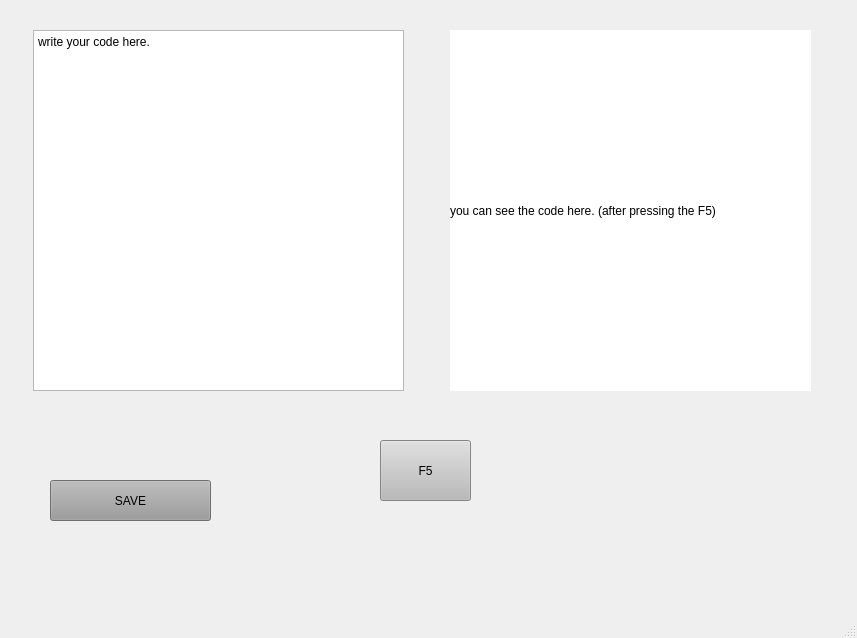
<?xml version="1.0" encoding="UTF-8"?>
<ui version="4.0">
 <class>MainWindow</class>
 <widget class="QMainWindow" name="MainWindow">
  <property name="geometry">
   <rect>
    <x>0</x>
    <y>0</y>
    <width>857</width>
    <height>638</height>
   </rect>
  </property>
  <property name="windowTitle">
   <string>MainWindow</string>
  </property>
  <widget class="QWidget" name="centralwidget">
   <widget class="QPushButton" name="F5simulator">
    <property name="geometry">
     <rect>
      <x>380</x>
      <y>440</y>
      <width>91</width>
      <height>61</height>
     </rect>
    </property>
    <property name="styleSheet">
     <string notr="true">background-color: rgb(186, 186, 186);
font: 18pt &quot;MS Shell Dlg 2&quot;;</string>
    </property>
    <property name="text">
     <string>F5</string>
    </property>
   </widget>
   <widget class="QLabel" name="Result">
    <property name="geometry">
     <rect>
      <x>450</x>
      <y>30</y>
      <width>361</width>
      <height>361</height>
     </rect>
    </property>
    <property name="styleSheet">
     <string notr="true">background-color: rgb(255, 255, 255);</string>
    </property>
    <property name="text">
     <string>you can see the code here. (after pressing the F5)</string>
    </property>
   </widget>
   <widget class="QPushButton" name="save_button">
    <property name="geometry">
     <rect>
      <x>50</x>
      <y>480</y>
      <width>161</width>
      <height>41</height>
     </rect>
    </property>
    <property name="styleSheet">
     <string notr="true">background-color: rgb(154, 154, 154);
font: 12pt &quot;MS Shell Dlg 2&quot;;
font: 16pt &quot;MS Shell Dlg 2&quot;;</string>
    </property>
    <property name="text">
     <string>SAVE</string>
    </property>
   </widget>
   <widget class="QPlainTextEdit" name="plainTextEdit">
    <property name="geometry">
     <rect>
      <x>33</x>
      <y>30</y>
      <width>371</width>
      <height>361</height>
     </rect>
    </property>
    <property name="plainText">
     <string>write your code here.</string>
    </property>
   </widget>
  </widget>
  <widget class="QMenuBar" name="menubar">
   <property name="geometry">
    <rect>
     <x>0</x>
     <y>0</y>
     <width>857</width>
     <height>26</height>
    </rect>
   </property>
  </widget>
  <widget class="QStatusBar" name="statusbar"/>
 </widget>
 <resources/>
 <connections/>
</ui>
